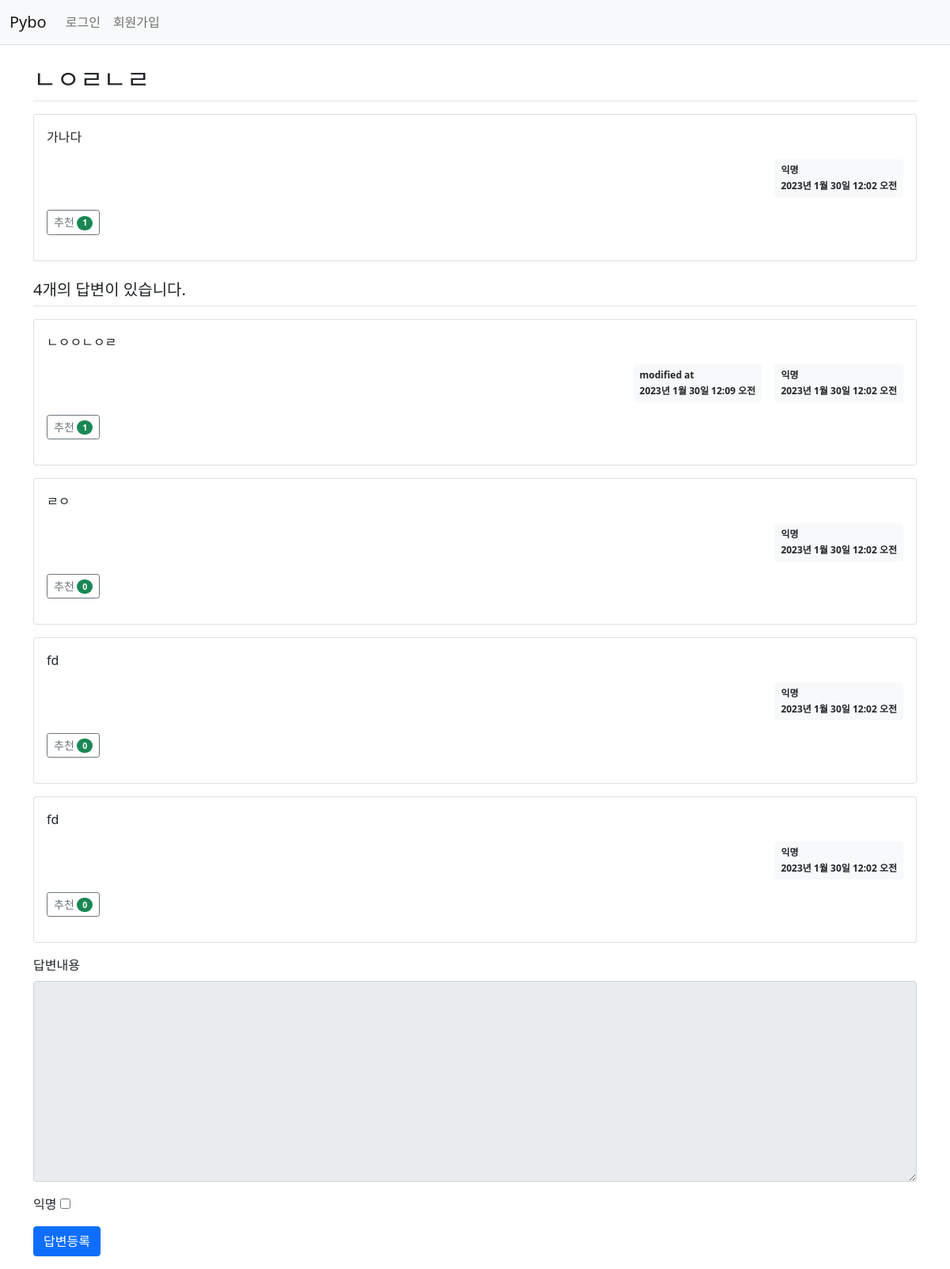
Page /pybo/320/ on the committed database.
### pybo/models.py (models this page shows, shortened)
class Question(models.Model):
    author = models.ForeignKey(User, on_delete=models.CASCADE, related_name='author_question')
    subject = models.CharField(max_length=200)
    modify_date = models.DateTimeField(null=True, blank=True)
    content = models.TextField()
    imgfile = models.ImageField(null=True, upload_to="", blank=True)
    anonymous = models.BooleanField(default=False) #익명 댓글 체크박스
    create_date = models.DateTimeField()
    voter = models.ManyToManyField(User, related_name='voter_question')  # 추천인 추가

class Answer(models.Model):
    author = models.ForeignKey(User, on_delete=models.CASCADE, related_name='author_answer')
    question = models.ForeignKey(Question, on_delete=models.CASCADE)
    modify_date = models.DateTimeField(null=True, blank=True)
    content = models.TextField()
    create_date = models.DateTimeField()
    voter = models.ManyToManyField(User, related_name='voter_answer')
    alt_question = models.ForeignKey(User, on_delete=models.CASCADE, related_name='alt_answer_meseege')

### pybo/views/base_views.py (the view)
def detail(request, question_id):
    question =  get_object_or_404(Question, pk=question_id)
    context = {'question': question}
    return render(request, 'pybo/question_detail.html', context)

### pybo/templatetags/pybo_filter.py (called while the page is built)
@register.filter
def mark(value):
    extensions = ["nl2br", "fenced_code"]
    return mark_safe(markdown.markdown(value, extensions=extensions))

### templates/pybo/question_detail.html (shortened to what this page needs)
{% extends 'base.html' %}
{% load pybo_filter %}
{% block content %}
<div class="container my-3">
    <h2 class="border-bottom py-2">{{ question.subject }}</h2>
    <div class="card my-3">
        <div class="card-body">
            <div class="card-text">{{ question.content|mark }}</div>
            <div class="d-flex justify-content-end">
                <div class="badge bg-light text-dark p-2 text-start">
                    {% if question.anonymous == True %}
                    <div class="mb-2"> 익명 </div>
                    {%else%}
                    <div class="mb-2">{{ question.author.username }}</div>
                    {% endif %}
                    <div>{{ question.create_date }}</div>
                </div>
            </div>
            <div class="my-3">
                <a href="javascript:void(0)" data-uri="{% url 'pybo:question_vote' question.id  %}"
                   class="recommend btn btn-sm btn-outline-secondary"> 추천
                    <span class="badge rounded-pill bg-success">{{question.voter.count}}</span>
                </a>
            </div>
        </div>
    </div>
    <h5 class="border-bottom my-3 py-2">{{question.answer_set.count}}개의 답변이 있습니다.</h5>
    {% for answer in question.answer_set.all %}
    <div class="card my-3">
        <div class="card-body">
            <div class="card-text">{{ answer.content|mark }}</div>
            <div class="d-flex justify-content-end">
                {% if answer.modify_date %}
                <div class="badge bg-light text-dark p-2 text-start mx-3">
                    <div class="mb-2">modified at</div>
                    <div>{{ answer.modify_date }}</div>
                </div>
                {% endif %}
                <div class="badge bg-light text-dark p-2 text-start">
                    {% if question.anonymous == True %}
                    <div class="mb-2"> 익명 </div>
                    {%else%}
                    <div class="mb-2">{{ question.author.username }}</div>
                    {% endif %}
                    <div>{{ question.create_date }}</div>
                </div>
            </div>
            <div class="my-3">
                <a href="javascript:void(0)" data-uri="{% url 'pybo:answer_vote' answer.id  %}"
                   class="recommend btn btn-sm btn-outline-secondary"> 추천
                    <span class="badge rounded-pill bg-success">{{answer.voter.count}}</span>
                </a>
            </div>
        </div>
    </div>
    {% endfor %}
    <form action="{% url 'pybo:answer_create' question.id %}" method="post" class="my-3">
        <div class="mb-3">
            <label for="content" class="form-label">답변내용</label>
            <textarea {% if not user.is_authenticated %}disabled{% endif %}
                      name="content" id="content" class="form-control" rows="10"></textarea>
        </div>
        <div class="mb-3">
            <label>익명</label>
            <input type="checkbox" name="anonymous" value="y">
        </div>
        <input type="submit" value="답변등록" class="btn btn-primary">
    </form>
</div>
{% endblock %}

### rows in the picture
Question: subject "ㄴㅇㄹㄴㄹ", content|mark "가나다", create_date "2023년 1월 30일 12:02 오전", voter.count "1", answer_set.count "4"
Answer: content|mark "ㄴㅇㅇㄴㅇㄹ", modify_date "2023년 1월 30일 12:09 오전", voter.count "1"
Answer: content|mark "ㄹㅇ", voter.count "0"
Answer: content|mark "fd", voter.count "0"
Answer: content|mark "fd", voter.count "0"
